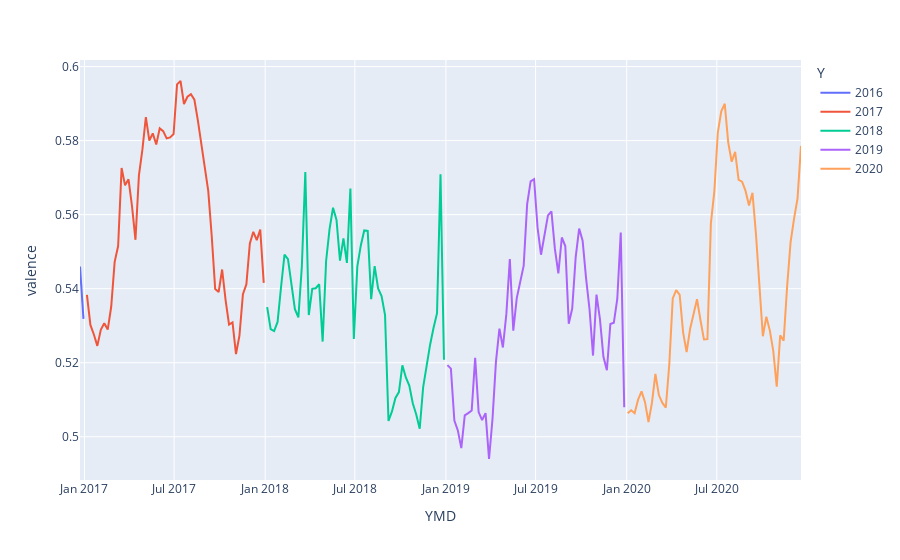

The cell this chart's notebook holds for it:
### Code cell
fig = px.line(weighted_week, x="YMD", y="valence", color='Y')
fig.show()
